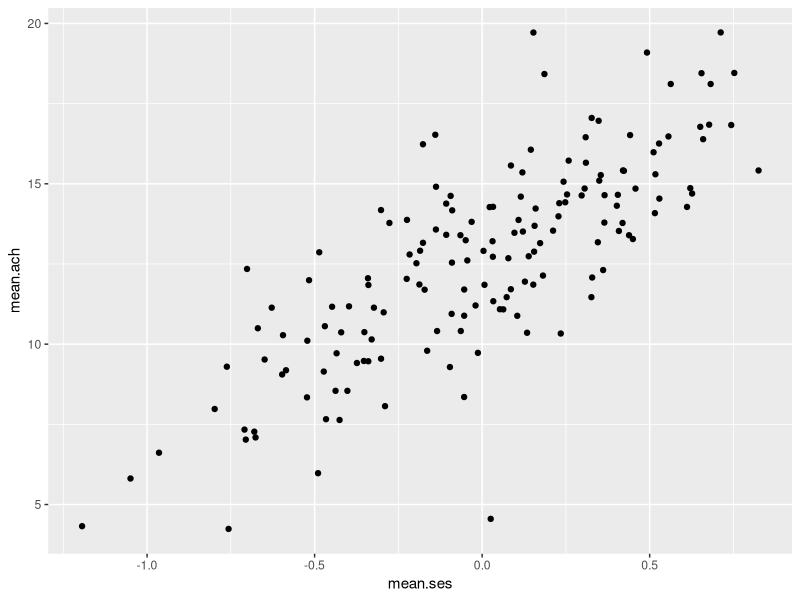
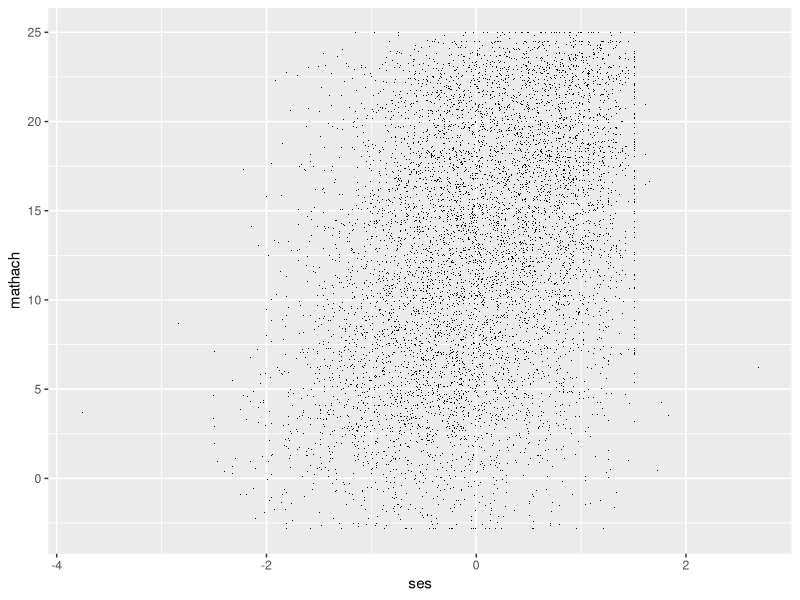
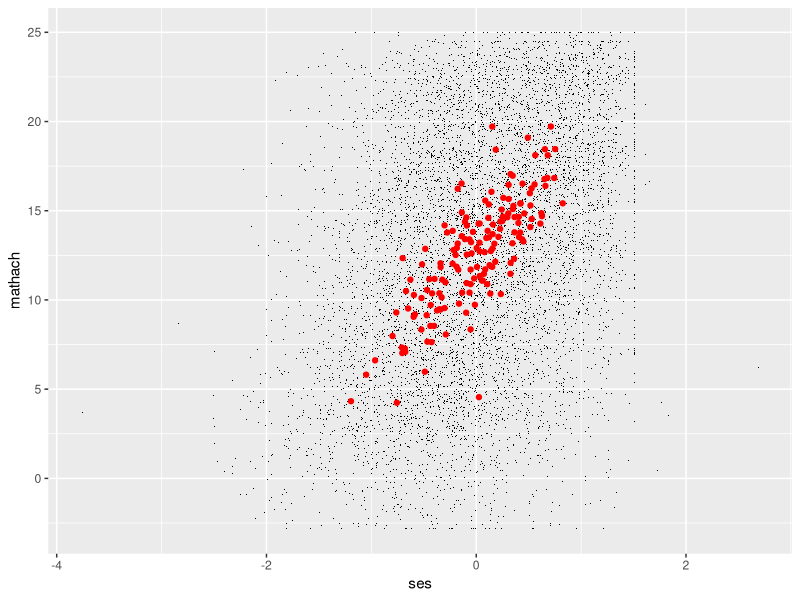
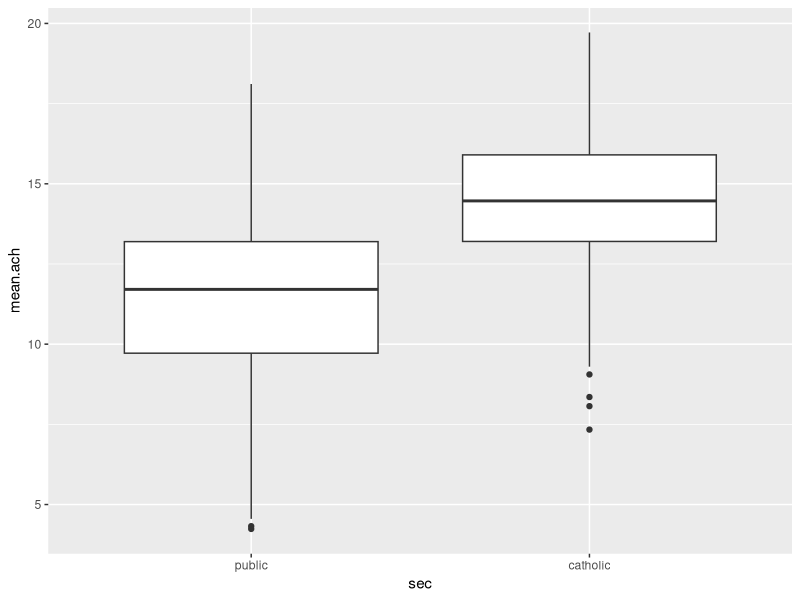

The R script that drew these images, in order:

##
## Lecture 02: Representations of data and merging data
##
##
## This file generates aggregate, school-level variables and analyzes them using
## ordinary linear regression.
##
## WARNING: This is not _quite_ a valid analysis, because it does not take
## heteroskedasticity into account. In a future lecture we will talk about
## robust standard errors which would give correct p-values and standard errors.


# read student data
library( foreign )
dat = read.spss( "hsb1.sav", to.data.frame=TRUE )
head( dat )


# read in school data
sdat = read.spss( "hsb2.sav", to.data.frame=TRUE )

head( sdat )
nrow( sdat )





# Make aggregate variables using individual data, collapsing by school
library( tidyverse )

col.dat = dat %>% group_by( id ) %>% 
    summarize( per.fem = mean(female),
                 per.min = mean(minority),
                 mean.ses = mean(ses),
                 mean.ach = mean(mathach),
                 n.stud = n() )


head(col.dat)

# combine our school-level variables (ours and theirs) into one data.frame
sdat = merge( sdat, col.dat, by="id", all=TRUE )
head( sdat )



##
## Looking at our school level data
##


# mean school achievement vs mean school ses
ggplot( sdat, aes( x=mean.ses, y=mean.ach ) ) +
  geom_point( pch=19 )

ggplot( dat, aes( x=ses, y=mathach ) ) +
  geom_point( pch="." )

ggplot( dat, aes( x=ses, y=mathach ) ) +
  geom_point( pch="." ) +
  geom_point( data=sdat, aes( x=mean.ses, y=mean.ach ), col="red" )

library( skimr )
skim( sdat$mean.ach )
skim( dat$mathach )


# the standard deviation of the school-level means.
# BUT THIS IS GOING TO BE TOO LARGE, due to measurement error from having only
# a sample of students at each school.
sd( sdat$mean.ach )


# look at differences by sector.  Math achievement differs, but so does
# the mean ses.  How do we compare schools of different sectors which also
# have similar ses?
sdat$sec = factor( sdat$sector, levels = c(0,1), labels=c("public","catholic" ) )
ggplot( data=sdat, aes( x=sec, y=mean.ach ) ) +
  geom_boxplot()

  





##
## Explaining variation across schools with school-level predictors
##

ll.exp = lm( mean.ach ~ sector + size + pracad + disclim + himinty, data=sdat )
summary( ll.exp )




